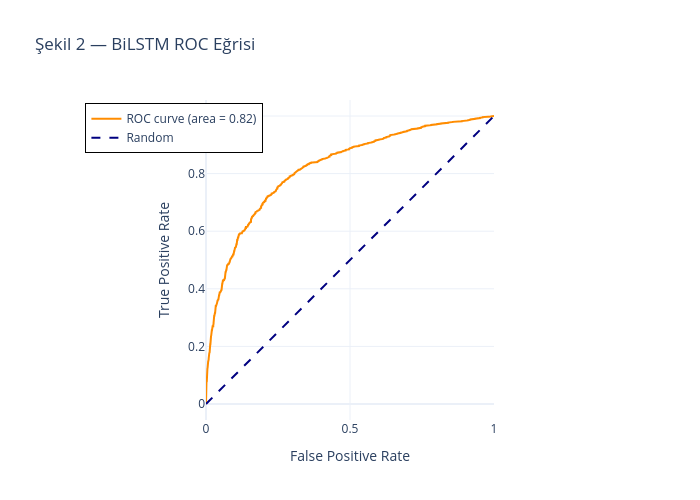

Notebook code cell kept with this figure:
### Code cell
# Şekil 2 — ROC Eğrisi (BiLSTM)
from graphic import plot_roc_curve_plotly
fig_roc = plot_roc_curve_plotly(all_labels, all_probs)
fig_roc.update_layout(title="Şekil 2 — BiLSTM ROC Eğrisi")
fig_roc.show()

### Figure 1 — Plotly figure (JSON) as saved in the notebook; plotly's stock layout.template omitted (floating-point values rounded to 4 significant figures; data arrays with more than 128 entries replaced by an {"elided": "..."} marker saying what was removed)
{"data": [{"line": {"color": "darkorange", "width": 2}, "mode": "lines", "name": "ROC curve (area = 0.82)", "type": "scatter", "x": {"elided": "1366 float values"}, "y": {"elided": "1366 float values"}}, {"line": {"color": "navy", "dash": "dash", "width": 2}, "mode": "lines", "name": "Random", "type": "scatter", "x": [0, 1], "y": [0, 1]}], "layout": {"height": 500, "legend": {"bordercolor": "Black", "borderwidth": 1, "x": 0.01, "y": 0.99}, "title": {"text": "Şekil 2 — BiLSTM ROC Eğrisi"}, "width": 700, "xaxis": {"constrain": "domain", "title": {"text": "False Positive Rate"}}, "yaxis": {"scaleanchor": "x", "scaleratio": 1, "title": {"text": "True Positive Rate"}}}}
